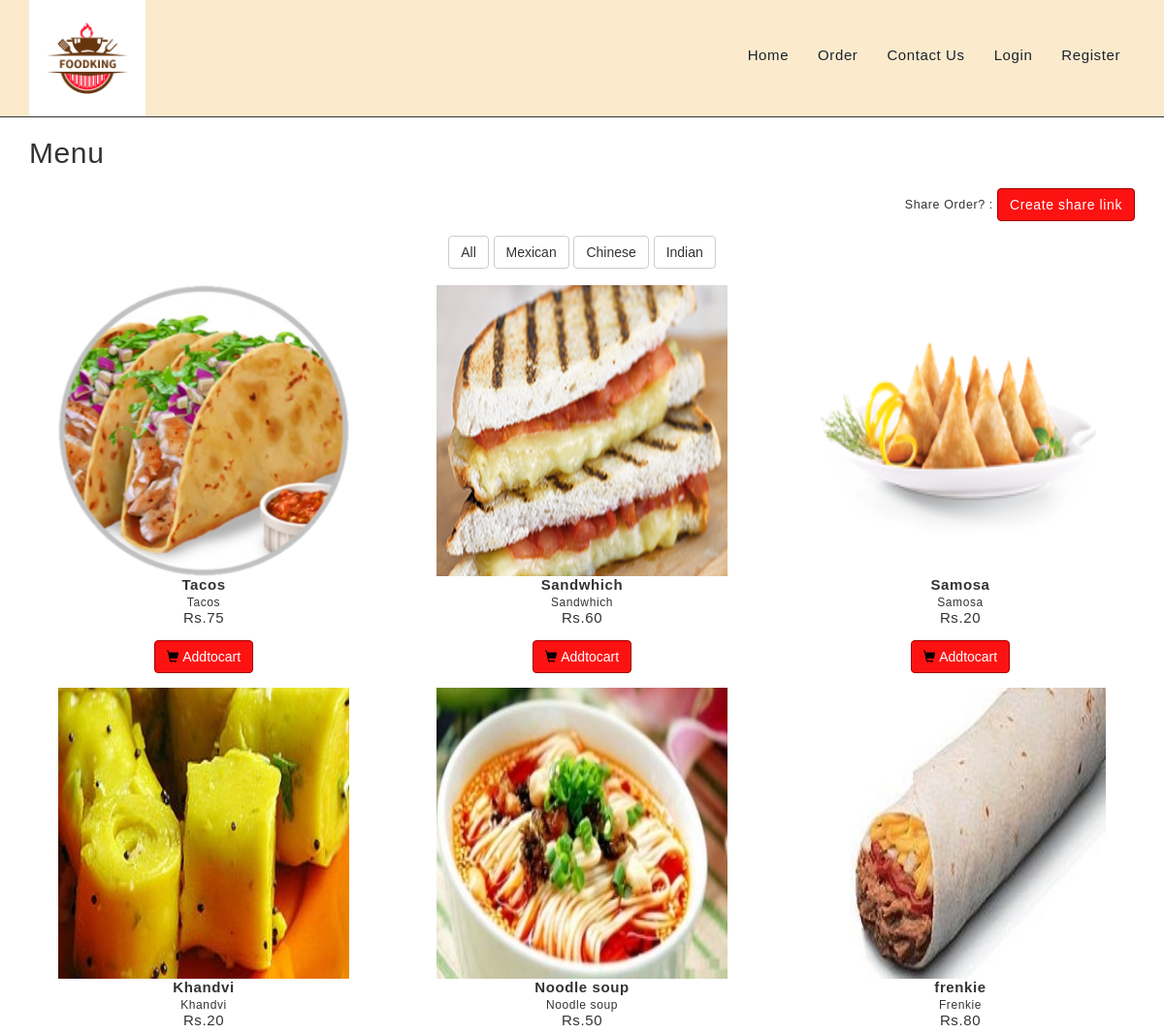
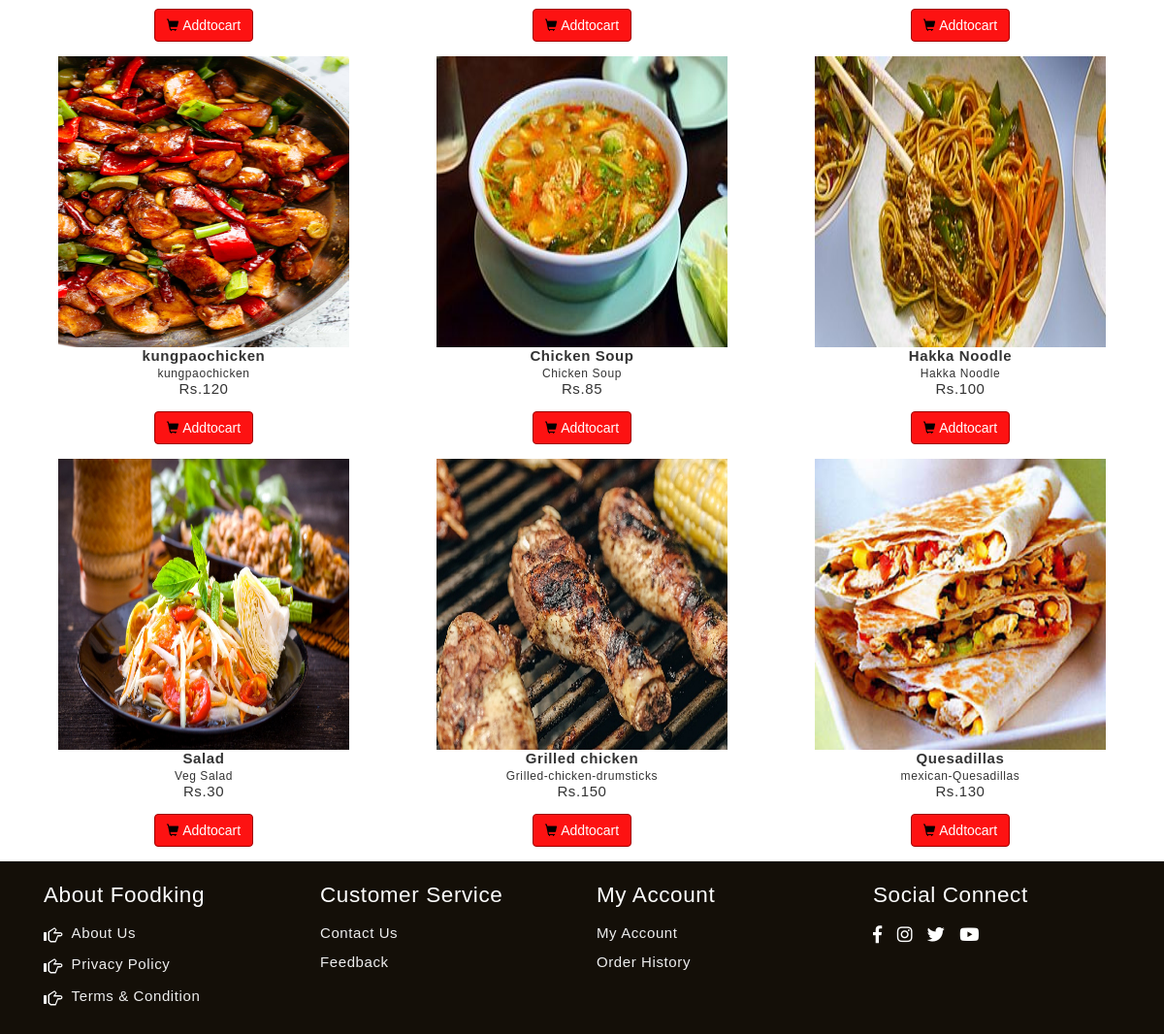
Screenshot of /?p=menu with the database file from the repository (2 pictures, top to bottom).
### tables this page shows
CREATE TABLE IF NOT EXISTS `category` (
  `id` int(11) NOT NULL AUTO_INCREMENT,
  `name` varchar(50) NOT NULL,
  `status` int(11) NOT NULL,
  PRIMARY KEY (`id`)
);

CREATE TABLE IF NOT EXISTS `product` (
  `id` int(11) NOT NULL AUTO_INCREMENT,
  `name` varchar(50) NOT NULL,
  `discription` text NOT NULL,
  `category` text NOT NULL,
  `price` int(11) NOT NULL,
  `image` varchar(255) NOT NULL,
  `status` int(11) NOT NULL,
  PRIMARY KEY (`id`)
);

### include/config.php (called while the page is built, shortened)
<?php
if(isset($_GET['p']) && $_GET['p'] != ''){
	$p = 'view/'.$_GET['p'].'.php';
}else{
	$p = 'view/home.php';
	$c = 'controller/home_con.php';
}
?>

### controller/menu_con.php (called while the page is built)
<?php
$sql ="select * from category";
$rs = mysqli_query($conn,$sql);
if($rs->num_rows > 0){
	while($row = mysqli_fetch_assoc($rs)){
		$datas[] = $row;
	}
}
$sql ="select *,p.name as prod_name,p.id as prod_id,c.id as cate_id from product p left join category c on(p.category = c.id)";
$rs = mysqli_query($conn,$sql);
if($rs->num_rows > 0){
	while($row = mysqli_fetch_assoc($rs)){
		$products[] = $row;
	}
}
?>

### view/menu.php (the view, shortened to what this page needs)
<div class="container">
       <div class="row">
       <div class="gallery col-lg-12 col-md-12 col-sm-12 col-xs-12">
           <h1 class="gallery-title">Menu</h1>
       </div>
       <div class="text-right form-group col-lg-12 col-md-12 col-sm-12 col-xs-12">
           <span>Share Order? : </span>
       <a class="btn btn-primary" href="?index.php&p=checkout">Create share link</a>
           </div>
       <div align="center">
           <button class="btn btn-default filter-button" data-filter="all">All</button>
		<?php foreach($datas as $data){?>
           <button class="btn btn-default filter-button" data-filter="cate_<?php echo $data['id']?>"><?php echo $data['name']?></button>
		<?php } ?>
       </div>
       <br/>
		<?php foreach($products as $product){
               ?>
           <div class="gallery_product col-lg-4 col-md-4 col-sm-4 col-xs-6 form-group text-center filter cate_<?php echo $product['cate_id']?>">
               <img width="300px;" height="300px;" src="<?php echo imagepath.$product['image']?>" class="">
			<div class="name"><b><?php echo $product['prod_name']?></b></div>
			<div class="name"><small><?php echo $product['discription']?></small></div>
			<div class="name form-group">Rs.<?php echo $product['price']?></div>
			<div class="cartbutton"><button class="btn btn-primary" onclick="addtocart(<?php echo $product['prod_id']?>);" ><span class="glyphicon glyphicon-shopping-cart"></span>&nbsp;Addtocart</button></div>
           </div>
		<?php } ?>
       </div>
   </div>

### include/header.php (shortened to what this page needs)
<!DOCTYPE html>
<html>
<head>
<link href="assets/css/bootstrap.css" rel="stylesheet" type="text/css" media="all" />
<link href="assets/css/style.css" rel="stylesheet" type="text/css" media="all" />
<link rel="stylesheet" href="assets/css/media.css">
<link rel="stylesheet" type="text/css" href="assets/css/normalize.css" />
		<link rel="stylesheet" type="text/css" href="assets/css/cs-select.css" />
		<link rel="stylesheet" type="text/css" href="assets/css/cs-skin-elastic.css" />
        <link rel="stylesheet" type="text/css" href="assets/css/font-awesome.min.css" />
<link rel="stylesheet" href="assets/css/media.css">
</head>
<body onLoad="" style="background-color:#fff;">
	<div class="topmenu">
 <div class="container">
        <div class="navbar-header page-scroll">
            <a class="" href="?p=home"><img width="120px" src="assets/logo.png" alt="Foodking"></a>
        </div>
        <div class="collapse navbar-collapse" id="bs-example-navbar-collapse-1">
            <ul class="nav navbar-nav navbar-right tophemenu">
                <li class="page-scroll">
                    <a href="?p=home">Home</a>
                </li>
                <li class="page-scroll">
                    <a href="?p=menu">Order</a>
                </li>
                <li class="page-scroll">
                    <a href="?p=contactus">Contact Us</a>
                </li>
                <?php if(!isset($_SESSION['user_id']) or $_SESSION['user_id'] == ''){ ?>
                <li class="page-scroll">
                    <a href="?p=login">Login</a>
                </li>
                <li class="page-scroll">
                    <a href="?p=register">Register</a>
                </li>
            <?php } ?>
            </ul>
        </div>
    </div>
   </div>

### index.php
  <?php
    require_once("include/config.php");
	if(file_exists($c)){
		require_once($c);
	}
	require_once("include/header.php");
	if(file_exists($p)){
		require_once($p);
	}
	require_once("include/footer.php");
?>

### include/footer.php (shortened to what this page needs)
			<div class="footer-w3l">
				<div class="container">
					<div class="footer-grids">
						<div class="col-md-3 footer-grid">
							<h4>About Foodking</h4>
							<ul>
                                <li><i class="glyphicon glyphicon-hand-right" aria-hidden="true"></i><a href="?p=aboutus"/>About Us</li>
                                <li><i class="glyphicon glyphicon-hand-right" aria-hidden="true"></i><a href="?p=privacypolicy"/>Privacy Policy</li>
                                <li><i class="glyphicon glyphicon-hand-right" aria-hidden="true"></i><a href="?p=terms"/>Terms & Condition</li>
							</ul>
						</div>
                        <div class="col-md-3 footer-grid">
					<div> <h4>Customer Service </h4>
			            	<ul>
			 					<li><a href="?p=contactus">Contact Us</a></li>
			 					<li><a href="?p=feedback">Feedback</a></li>
							</ul>
							</div>
						</div>
						<div class="col-md-3 footer-grid">
							<h4>My Account</h4>
							<ul>
								<li><a href="?p=myaccount">My Account</a></li>
								<li><a href="?p=orderhistory">Order History</a></li>
							</ul>
						</div>
						<div class="col-md-3 footer-grid">
							<h4> Social Connect</h4>
							<link rel="stylesheet" href="https://use.fontawesome.com/releases/v5.6.3/css/all.css">
							<a href="https://www.facebook.com"/> <i class="fab fa-facebook-f"></i></a>
							<a href="https://www.instagram.com"/> <i class="fab fa-instagram"></i></a>
							<a href="https://www.twitter.com"/><i class="fab fa-twitter"></i></a>
							 <a href="https://www.youtube.com"/> <i class="fab fa-youtube"></i></a>
			<div class="clearfix">
                        <div class="footer-top text-center">
                            </div>
				</div>
			</div>
</div>
</body>
</html>

### assets/css/style.css (style rules this page uses)
body { font-family: 'IBM Plex Sans', sans-serif; font-size:15px; letter-spacing:0.6px; background-image:url:(..\images\g1.jpg); }
span { font-size: 12.5px; }
body a { transition: 0.5s all; -webkit-transition: 0.5s all; -o-transition: 0.5s all; -moz-transition: 0.5s all; -ms-transition: 0.5s all; }
ul { padding: 0; margin: 0; }
h1,h2,h3,h4,h5,h6 { margin:0; padding:0; font-family: 'IBM Plex Sans', sans-serif; }
.footer-top { padding:25px 0 0 0; }
.footer-w3l { padding: 1.5em 0 1.5em 0; background: #140f08; }
.footer-grid i { font-size: 1.2em; color: #fff; margin-right: 10px; line-height: 1.8em; vertical-align: middle; }
.footer-grid h4 { font-size: 1.5em; color: #fff; margin-bottom: .5em; }
.footer-grid ul li { list-style: none; font-size: 1em; color: #eee; line-height: 2em; }
.footer-grid ul li a { font-size: 1em; color: #eee; line-height: 1.8em; text-decoration: none; }
.topmenu { padding: 0px 0; border-bottom: solid 1px; background: #fbeacc; }
.tophemenu { margin-top: 32px; }

### rows the page displays
category: name "Mexican"
category: name "Chinese"
category: name "Indian"
product: image (picture), name "Tacos", discription "Tacos", price "75"
product: image (picture), name "Sandwhich", discription "Sandwhich", price "60"
product: image (picture), name "Samosa", discription "Samosa", price "20"
product: image (picture), name "Khandvi", discription "Khandvi", price "20"
product: image (picture), name "Noodle soup", discription "Noodle soup", price "50"
product: image (picture), name "frenkie", discription "Frenkie", price "80"
product: image (picture), name "kungpaochicken", discription "kungpaochicken", price "120"
product: image (picture), name "Chicken Soup", discription "Chicken Soup", price "85"
product: image (picture), name "Hakka Noodle", discription "Hakka Noodle", price "100"
product: image (picture), name "Salad", discription "Veg Salad", price "30"
product: image (picture), name "Grilled chicken", discription "Grilled-chicken-drumsticks", price "150"
product: image (picture), name "Quesadillas", discription "mexican-Quesadillas", price "130"
